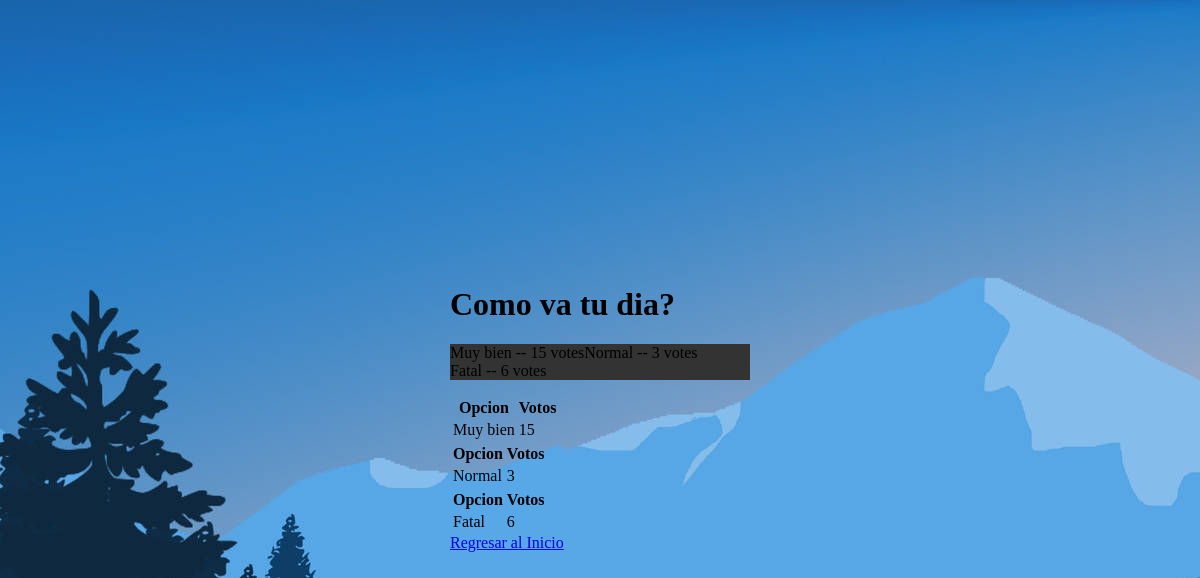
Page /polls/7/results/ on the earlier database version.
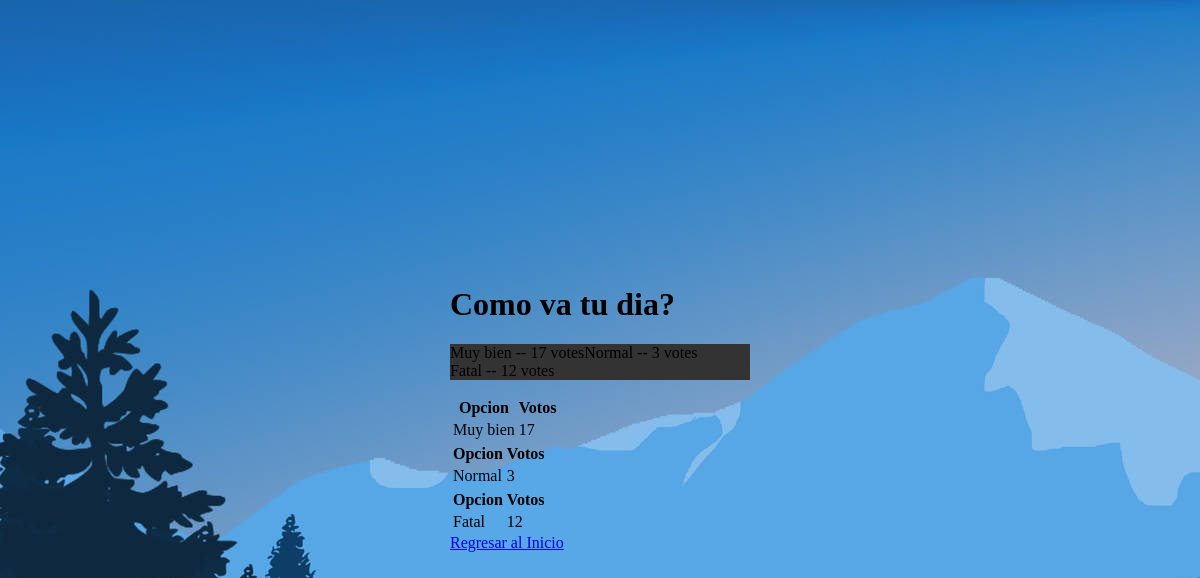
Same page on the later database version.
### polls/models.py (models this page shows, shortened)
class Choice(models.Model):
    question = models.ForeignKey(Question,
on_delete=models.CASCADE)
    choice_text = models.CharField(max_length=200)
    votes = models.IntegerField(default=0)

### polls/views.py (the view)
# urls.py: path("<int:pk>/results/", views.ResultsView.as_view(), name="results"),
class ResultsView(generic.DetailView):
    model = Question
    template_name = "polls/results.html"

### polls/templates/polls/results.html (shortened to what this page needs)
<!DOCTYPE html>
<html lang="en">
<head>
    {% load static %}
    <link rel="stylesheet" href="{% static 'polls/style.css' %}">
</head>
<body>
    <div class="centered-div">
        <div>
    <h1>{{ question.question_text }}</h1>
<ul>
{% for choice in question.choice_set.all %}
    <li>{{ choice.choice_text }} -- {{ choice.votes }} vote{{ choice.votes|pluralize }}</li>
{% endfor %}
</ul>
{% for choice in question.choice_set.all %}
<table>
    <tr>
      <th>Opcion</th>
      <th>Votos</th>
    </tr>
    <tr>
      <td>{{ choice.choice_text }}</td>
      <td>{{ choice.votes }}</td>
    </tr>
  </table>
  {% endfor %}
<a href="{% url 'polls:index' %}">Regresar al Inicio</a>
        </div>
    </div>
</body>
</html>

Differences in the rows shown:
changed Choice "Muy bien": votes "15" → "17"
changed Choice "Fatal": votes "6" → "12"
